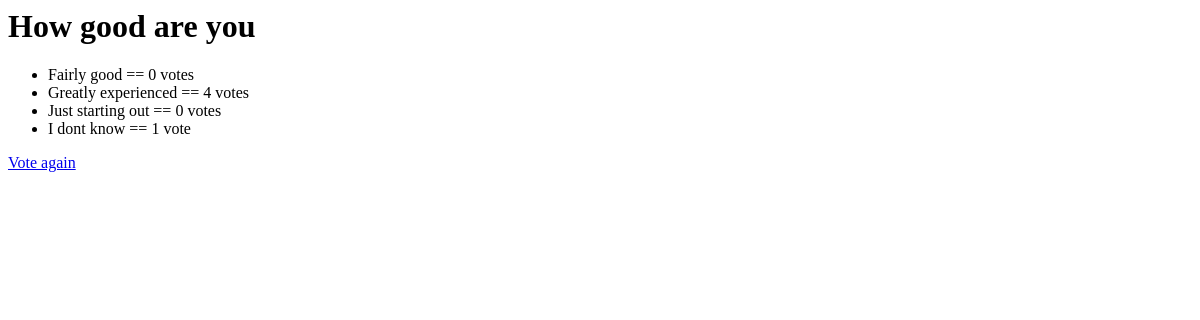
Before: /poll/1/result with the older database file.
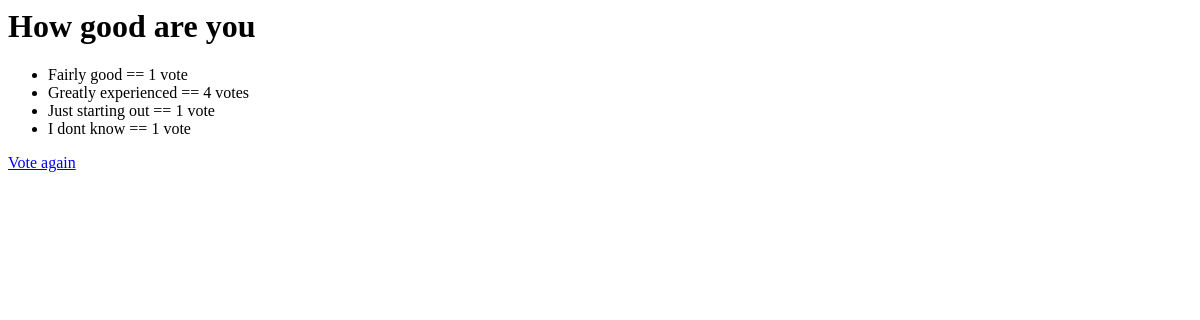
After: the same page with the newer database file.
### poll/models.py (models this page shows, shortened)
class Question(models.Model):
    question_text = models.CharField(max_length=200)
    pub_date = models.DateTimeField('publication date')

class Choice(models.Model):
    question = models.ForeignKey(Question, on_delete=models.CASCADE)
    vote = models.IntegerField(default=0)
    choice_text = models.CharField(max_length=200)

### poll/views.py (the view)
# urls.py: path("<int:pk>/result", views.ResultView.as_view(), name='results'),
class ResultView(generic.DetailView):
    model = Question
    template_name = 'poll/result.html'

### poll/templates/poll/result.html (shortened to what this page needs)
<!DOCTYPE HTML5>
<html>
	<head>
	</head>
	<body>
		<h1>{{ question.question_text }}</h1>
		<ul>
			{% for choice in question.choice_set.all %}
			<li>{{ choice.choice_text }} == {{ choice.vote }} vote{{ choice.vote|pluralize }}</li>
			{% endfor %}
		</ul>
		<a href="{% url 'poll:detail' question.id %}">Vote again</a>
	</body>
</html>

Changed rows visible on the page:
changed Choice "Fairly good": vote "0" → "1"
changed Choice "Just starting out": vote "0" → "1"
